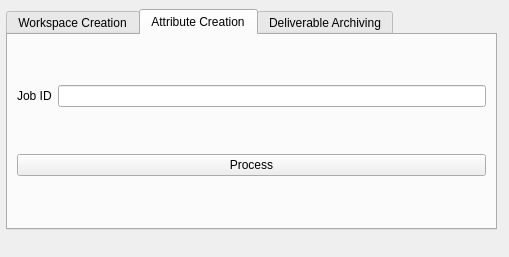
<?xml version="1.0" encoding="UTF-8"?>
<ui version="4.0">
 <class>MainWindow</class>
 <widget class="QMainWindow" name="MainWindow">
  <property name="geometry">
   <rect>
    <x>0</x>
    <y>0</y>
    <width>509</width>
    <height>257</height>
   </rect>
  </property>
  <property name="windowTitle">
   <string>MainWindow</string>
  </property>
  <widget class="QWidget" name="centralwidget">
   <widget class="QTabWidget" name="mainTab">
    <property name="geometry">
     <rect>
      <x>6</x>
      <y>9</y>
      <width>491</width>
      <height>221</height>
     </rect>
    </property>
    <property name="currentIndex">
     <number>1</number>
    </property>
    <widget class="QWidget" name="step1">
     <attribute name="title">
      <string>Workspace Creation</string>
     </attribute>
     <layout class="QGridLayout" name="gridLayout">
      <item row="0" column="0">
       <layout class="QGridLayout" name="gridLayout_2">
        <item row="0" column="1">
         <widget class="QLineEdit" name="WC_JobIDInput"/>
        </item>
        <item row="0" column="0">
         <widget class="QLabel" name="label">
          <property name="text">
           <string>Job ID</string>
          </property>
         </widget>
        </item>
        <item row="2" column="0">
         <widget class="QLabel" name="label_2">
          <property name="text">
           <string>State</string>
          </property>
         </widget>
        </item>
        <item row="2" column="1">
         <widget class="QComboBox" name="WC_StateInput"/>
        </item>
        <item row="1" column="1">
         <widget class="QLineEdit" name="WC_CityInput"/>
        </item>
        <item row="1" column="0">
         <widget class="QLabel" name="label_3">
          <property name="text">
           <string>City</string>
          </property>
         </widget>
        </item>
       </layout>
      </item>
      <item row="1" column="0">
       <widget class="QPushButton" name="pushButton">
        <property name="text">
         <string>Process</string>
        </property>
       </widget>
      </item>
     </layout>
    </widget>
    <widget class="QWidget" name="step2">
     <attribute name="title">
      <string>Attribute Creation</string>
     </attribute>
     <layout class="QGridLayout" name="gridLayout_3">
      <item row="2" column="1">
       <widget class="QPushButton" name="AC_ProcessButton">
        <property name="text">
         <string>Process</string>
        </property>
       </widget>
      </item>
      <item row="0" column="1">
       <layout class="QGridLayout" name="gridLayout_5">
        <item row="0" column="1">
         <widget class="QLineEdit" name="AC_JobIDEntry"/>
        </item>
        <item row="0" column="0">
         <widget class="QLabel" name="AC_JobIDLabel">
          <property name="text">
           <string>Job ID</string>
          </property>
         </widget>
        </item>
       </layout>
      </item>
     </layout>
    </widget>
    <widget class="QWidget" name="tab">
     <attribute name="title">
      <string>Deliverable Archiving</string>
     </attribute>
     <layout class="QGridLayout" name="gridLayout_4">
      <item row="4" column="1">
       <widget class="QPushButton" name="DA_ProcessButton">
        <property name="text">
         <string>Process</string>
        </property>
       </widget>
      </item>
      <item row="0" column="1">
       <layout class="QGridLayout" name="gridLayout_6">
        <item row="0" column="0">
         <widget class="QLabel" name="DA_JobIdLabel">
          <property name="text">
           <string>Job ID</string>
          </property>
         </widget>
        </item>
        <item row="0" column="1">
         <widget class="QLineEdit" name="DA_JobIdEntry"/>
        </item>
        <item row="1" column="1">
         <widget class="QLineEdit" name="DA_CityInput"/>
        </item>
        <item row="1" column="0">
         <widget class="QLabel" name="DA_CityLabel">
          <property name="text">
           <string>City</string>
          </property>
         </widget>
        </item>
        <item row="2" column="1">
         <widget class="QLineEdit" name="DA_StateInput"/>
        </item>
        <item row="2" column="0">
         <widget class="QLabel" name="DA_StateLabel">
          <property name="text">
           <string>State</string>
          </property>
         </widget>
        </item>
       </layout>
      </item>
     </layout>
    </widget>
   </widget>
  </widget>
  <widget class="QMenuBar" name="menubar">
   <property name="geometry">
    <rect>
     <x>0</x>
     <y>0</y>
     <width>509</width>
     <height>20</height>
    </rect>
   </property>
  </widget>
 </widget>
 <resources/>
 <connections/>
</ui>
